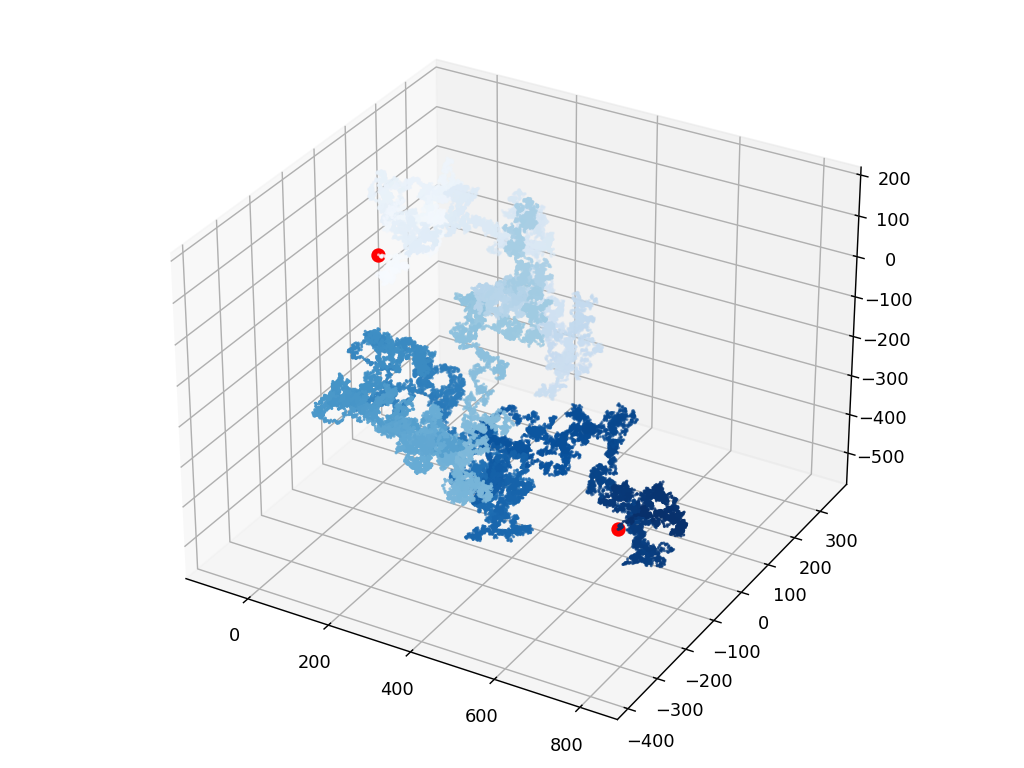

This chart was generated by the following Python code:
# 模拟一个分子的随机漫步
# 假设步长随机，方向随机

from random import choice
import matplotlib.pyplot as plt
from mpl_toolkits.mplot3d import Axes3D


class RandomWalk():
    # 生成随机漫步数据
    def __init__(self, num_points=5000):
        # 存储随机漫步的次数
        self.num_points = num_points
        # 存储随机漫步经过的每个点
        # 所有随机漫步默认从原点开始
        self.x_values = [0]
        self.y_values = [0]
        self.z_values = [0]

    def get_step(self):
        # 确定前进方向和距离
        direction = choice([1, -1])
        distance = choice([0, 1, 2, 3, 4]) # 假设单次在一个方向行走的步长为0-4
        step = direction * distance
        return step

    def fill_walk(self):
        # 计算随机漫步包含的所有点
        while len(self.x_values) < self.num_points:
            # 决定前进方向以及沿这个方向前进的距离
            x_step = self.get_step()
            y_step = self.get_step()
            z_step = self.get_step()
            # 每次需要前进一定数值
            if x_step == 0 and y_step == 0 and z_step == 0:
                continue
            # 计算下一个点的坐标
            next_x = self.x_values[-1] + x_step
            next_y = self.y_values[-1] + y_step
            next_z = self.z_values[-1] + z_step

            self.x_values.append(next_x)
            self.y_values.append(next_y)
            self.z_values.append(next_z)


rw = RandomWalk(50_000)
rw.fill_walk()

point_numbers = range(rw.num_points)

# 窗口尺寸
fig = plt.figure(figsize=(8, 6), dpi=128)
# 创建3维图形
ax = Axes3D(fig)

ax.scatter(rw.x_values, rw.y_values, rw.z_values, c=point_numbers, cmap=plt.cm.Blues, s=0.5)
# 突出显示起点和终点
ax.scatter(0, 0, 0, c='red', s=50)
ax.scatter(rw.x_values[-1], rw.y_values[-1], rw.z_values[-1], c='red', s=50)

plt.show()
